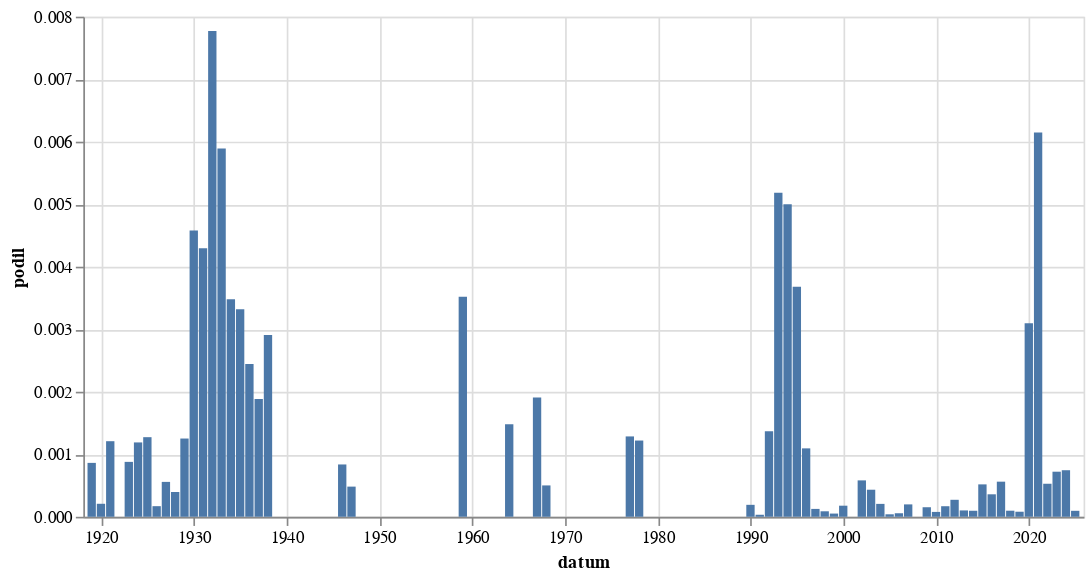

Notebook code cell kept with this figure:
### Code cell
alt.Chart(
    hledej("Bečv").to_pandas(),
    width = 600
).mark_bar(
).encode(
    alt.X('datum:T'),
    alt.Y('podil:Q')
)

### Figure 1 — Vega-Lite specification as saved in the notebook (floating-point values rounded to 4 significant figures)
{"config": {"view": {"continuousWidth": 300, "continuousHeight": 300}}, "data": {"name": "data-6655b223e692dbfb0af063b5d2f39eb0"}, "mark": {"type": "bar"}, "encoding": {"x": {"field": "datum", "type": "temporal"}, "y": {"field": "podil", "type": "quantitative"}}, "width": 600, "$schema": "https://vega.github.io/schema/vega-lite/v5.8.0.json", "datasets": {"data-6655b223e692dbfb0af063b5d2f39eb0": [{"datum": "1919-01-01T00:00:00", "text": 3, "text_right": 3480, "podil": 0.0008621, "co": "Bečv"}, {"datum": "1920-01-01T00:00:00", "text": 1, "text_right": 4810, "podil": 0.0002079, "co": "Bečv"}, {"datum": "1921-01-01T00:00:00", "text": 8, "text_right": 6618, "podil": 0.001209, "co": "Bečv"}, {"datum": "1923-01-01T00:00:00", "text": 4, "text_right": 4555, "podil": 0.0008782, "co": "Bečv"}, {"datum": "1924-01-01T00:00:00", "text": 6, "text_right": 5045, "podil": 0.001189, "co": "Bečv"}, {"datum": "1925-01-01T00:00:00", "text": 5, "text_right": 3927, "podil": 0.001273, "co": "Bečv"}, {"datum": "1926-01-01T00:00:00", "text": 1, "text_right": 5898, "podil": 0.0001695, "co": "Bečv"}, {"datum": "1927-01-01T00:00:00", "text": 3, "text_right": 5376, "podil": 0.000558, "co": "Bečv"}, {"datum": "1928-01-01T00:00:00", "text": 2, "text_right": 5048, "podil": 0.0003962, "co": "Bečv"}, {"datum": "1929-01-01T00:00:00", "text": 4, "text_right": 3196, "podil": 0.001252, "co": "Bečv"}, {"datum": "1930-01-01T00:00:00", "text": 29, "text_right": 6332, "podil": 0.00458, "co": "Bečv"}, {"datum": "1931-01-01T00:00:00", "text": 21, "text_right": 4887, "podil": 0.004297, "co": "Bečv"}, {"datum": "1932-01-01T00:00:00", "text": 23, "text_right": 2960, "podil": 0.00777, "co": "Bečv"}, {"datum": "1933-01-01T00:00:00", "text": 19, "text_right": 3226, "podil": 0.00589, "co": "Bečv"}, {"datum": "1934-01-01T00:00:00", "text": 9, "text_right": 2587, "podil": 0.003479, "co": "Bečv"}, {"datum": "1935-01-01T00:00:00", "text": 8, "text_right": 2409, "podil": 0.003321, "co": "Bečv"}, {"datum": "1936-01-01T00:00:00", "text": 7, "text_right": 2866, "podil": 0.002442, "co": "Bečv"}, {"datum": "1937-01-01T00:00:00", "text": 5, "text_right": 2653, "podil": 0.001885, "co": "Bečv"}, {"datum": "1938-01-01T00:00:00", "text": 4, "text_right": 1376, "podil": 0.002907, "co": "Bečv"}, {"datum": "1946-01-01T00:00:00", "text": 2, "text_right": 2390, "podil": 0.0008368, "co": "Bečv"}, {"datum": "1947-01-01T00:00:00", "text": 1, "text_right": 2073, "podil": 0.0004824, "co": "Bečv"}, {"datum": "1959-01-01T00:00:00", "text": 1, "text_right": 284, "podil": 0.003521, "co": "Bečv"}, {"datum": "1964-01-01T00:00:00", "text": 1, "text_right": 675, "podil": 0.001481, "co": "Bečv"}, {"datum": "1967-01-01T00:00:00", "text": 1, "text_right": 524, "podil": 0.001908, "co": "Bečv"}, {"datum": "1968-01-01T00:00:00", "text": 1, "text_right": 1994, "podil": 0.0005015, "co": "Bečv"}, {"datum": "1977-01-01T00:00:00", "text": 1, "text_right": 778, "podil": 0.001285, "co": "Bečv"}, {"datum": "1978-01-01T00:00:00", "text": 1, "text_right": 820, "podil": 0.00122, "co": "Bečv"}, {"datum": "1990-01-01T00:00:00", "text": 3, "text_right": 15700, "podil": 0.0001911, "co": "Bečv"}, {"datum": "1991-01-01T00:00:00", "text": 1, "text_right": 31037, "podil": 3.222e-05, "co": "Bečv"}, {"datum": "1992-01-01T00:00:00", "text": 34, "text_right": 24859, "podil": 0.001368, "co": "Bečv"}, {"datum": "1993-01-01T00:00:00", "text": 45, "text_right": 8681, "podil": 0.005184, "co": "Bečv"}, {"datum": "1994-01-01T00:00:00", "text": 36, "text_right": 7203, "podil": 0.004998, "co": "Bečv"}, {"datum": "1995-01-01T00:00:00", "text": 32, "text_right": 8693, "podil": 0.003681, "co": "Bečv"}, {"datum": "1996-01-01T00:00:00", "text": 10, "text_right": 9139, "podil": 0.001094, "co": "Bečv"}, {"datum": "1997-01-01T00:00:00", "text": 2, "text_right": 15895, "podil": 0.0001258, "co": "Bečv"}, {"datum": "1998-01-01T00:00:00", "text": 1, "text_right": 11412, "podil": 8.763e-05, "co": "Bečv"}, {"datum": "1999-01-01T00:00:00", "text": 1, "text_right": 19539, "podil": 5.118e-05, "co": "Bečv"}, {"datum": "2000-01-01T00:00:00", "text": 4, "text_right": 22571, "podil": 0.0001772, "co": "Bečv"}, {"datum": "2002-01-01T00:00:00", "text": 9, "text_right": 15462, "podil": 0.0005821, "co": "Bečv"}, {"datum": "2003-01-01T00:00:00", "text": 9, "text_right": 20798, "podil": 0.0004327, "co": "Bečv"}, {"datum": "2004-01-01T00:00:00", "text": 4, "text_right": 19396, "podil": 0.0002062, "co": "Bečv"}, {"datum": "2005-01-01T00:00:00", "text": 1, "text_right": 25267, "podil": 3.958e-05, "co": "Bečv"}, {"datum": "2006-01-01T00:00:00", "text": 1, "text_right": 17775, "podil": 5.626e-05, "co": "Bečv"}, {"datum": "2007-01-01T00:00:00", "text": 3, "text_right": 15144, "podil": 0.0001981, "co": "Bečv"}, {"datum": "2009-01-01T00:00:00", "text": 3, "text_right": 19673, "podil": 0.0001525, "co": "Bečv"}, {"datum": "2010-01-01T00:00:00", "text": 1, "text_right": 12869, "podil": 7.771e-05, "co": "Bečv"}, {"datum": "2011-01-01T00:00:00", "text": 3, "text_right": 17780, "podil": 0.0001687, "co": "Bečv"}, {"datum": "2012-01-01T00:00:00", "text": 4, "text_right": 14730, "podil": 0.0002716, "co": "Bečv"}, {"datum": "2013-01-01T00:00:00", "text": 1, "text_right": 9852, "podil": 0.0001015, "co": "Bečv"}, {"datum": "2014-01-01T00:00:00", "text": 2, "text_right": 20781, "podil": 9.624e-05, "co": "Bečv"}, {"datum": "2015-01-01T00:00:00", "text": 11, "text_right": 21227, "podil": 0.0005182, "co": "Bečv"}, {"datum": "2016-01-01T00:00:00", "text": 8, "text_right": 22256, "podil": 0.0003595, "co": "Bečv"}, {"datum": "2017-01-01T00:00:00", "text": 10, "text_right": 17809, "podil": 0.0005615, "co": "Bečv"}, {"datum": "2018-01-01T00:00:00", "text": 2, "text_right": 20580, "podil": 9.718e-05, "co": "Bečv"}, {"datum": "2019-01-01T00:00:00", "text": 2, "text_right": 24751, "podil": 8.08e-05, "co": "Bečv"}, {"datum": "2020-01-01T00:00:00", "text": 73, "text_right": 23571, "podil": 0.003097, "co": "Bečv"}, {"datum": "2021-01-01T00:00:00", "text": 124, "text_right": 20176, "podil": 0.006146, "co": "Bečv"}, {"datum": "2022-01-01T00:00:00", "text": 11, "text_right": 20822, "podil": 0.0005283, "co": "Bečv"}, {"datum": "2023-01-01T00:00:00", "text": 18, "text_right": 24964, "podil": 0.000721, "co": "Bečv"}, {"datum": "2024-01-01T00:00:00", "text": 18, "text_right": 24176, "podil": 0.0007445, "co": "Bečv"}, {"datum": "2025-01-01T00:00:00", "text": 1, "text_right": 10488, "podil": 9.535e-05, "co": "Bečv"}]}}
